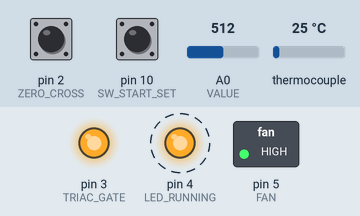
Simulated run of this sketch. Board: Arduino Uno, built with avr-gcc and run on an emulated ATmega328P. Parts: switched loads named in the sketch (green lamp = pin HIGH), output pins drawn as LEDs (lit = HIGH). Dashed ring = blinking. The inputs (shaded band) are chosen by the test bench; at power-on: pin 2 (ZERO_CROSS) HIGH, pin 10 (SW_START_SET) HIGH, A0 (VALUE) = 512, thermocouple 25 °C.

Above: at 0.8 s.
1.3 s: pin 2 (ZERO_CROSS) pulled LOW for 0.15 s
At 2.01 s:
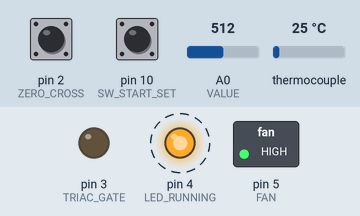
Timing chart, 0 to 10.3 s (numbered marks = the images above; inputs shaded):
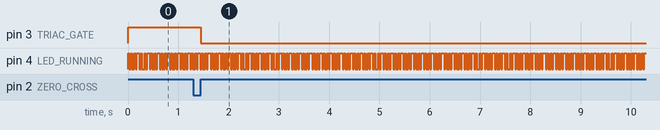

The sketch:

roaster.ino
```cpp
/*
Zerocross från AC dimmer modul kopplad till D2 med interrupt flagga.
Startar interrupt timer för att aktivera triac efter viss tid som bestäms av värdet i OCR1A register.

Värdet av OCR1A register styrs av PI(D) rutin som räknas ut från faktisk temperatur (thermocouple) och önskat värde Setpoint

Majoriteten av resterande kod är för LCD display rutin, läsa en rotary encoder och PWM för fläktkontroll.
*/


#include <max6675.h>                  // Library for Thermocouple
//#include <SSD1306AsciiAvrI2c.h>

//U8GLIB_SSD1306_128X64 oled(U8G_I2C_OPT_NONE);
//SSD1306AsciiAvrI2c oled;


//ROBOTDYN AC DIMMER
#define ZERO_CROSS 2
#define TRIAC_GATE 3    //initialase port for dimmer: name(PinNumber);

//RobotDyn MOSFET
#define FAN 5
volatile uint8_t fanDuty = 255, lastFanDuty = 255;


//MAX6675
#define THERMO_CLK 6
#define THERMO_CS  7
#define THERMO_DO  8
MAX6675 thermocouple(THERMO_CLK, THERMO_CS, THERMO_DO);

//Display updates
#define U_TEMP_IN 0x01
#define U_TEMP_SET 0x02
#define U_FAN 0x04
#define U_HEAT 0x08
#define U_SAMPLES 0x10
#define U_KP 0x20
#define U_KI 0x40
volatile uint8_t displayUpdate = 0xff;
volatile uint16_t nSamples = 0;

#define VALUE_COLUMN 90
#define LED_RUNNING 4
#define SW_STOP_MODE 9
#define SW_START_SET 10
#define PARAMETER A1
#define VALUE A0

// States and such
#define STATE_IDLE 0
#define STATE_RUNNING 1
uint8_t state = STATE_IDLE;
volatile uint16_t lastA = 0;
volatile uint16_t lastB = 0;

/*working variables*/
const float sampleTime = 250;
volatile float measuredTemp;
volatile uint16_t heat = 0;
volatile float tempSetPoint = 100;
volatile float pTerm, iTerm, dTerm;
const float kp = 8.0, ki = 0.4;
const int16_t outMin = 0, outMax = 247;

void setup() {
    pinMode(ZERO_CROSS, INPUT_PULLUP);
    pinMode(TRIAC_GATE, OUTPUT);
    pinMode(FAN, OUTPUT);
    pinMode(LED_RUNNING, OUTPUT);
    pinMode(SW_START_SET, INPUT_PULLUP);
    pinMode(SW_STOP_MODE, INPUT_PULLUP);

    OCR1A = 100;      //initialize the comparator
    TIMSK1 = 0x03;    //enable comparator A and overflow interrupts
    TCCR1A = 0x00;    //timer control registers set for normal operation, timer disabled
    TCCR1B = 0x00;    //timer control registers set for normal operation, timer disabled

    attachInterrupt(digitalPinToInterrupt(ZERO_CROSS), zeroCrossClock, RISING); /* flytta till loop? (med detach) om setpoint under x grade hoppa över*/

    //readA();
    //init_lcd();
    analogWrite(FAN, fanDuty);
}

//void init_lcd() {
//    oled.begin(&Adafruit128x64, 0x3C);
//    oled.setFont(System5x7);
//    oled.clear();
//    oled.println("Temperature: ");
//    oled.println("Set point: ");
//    oled.println("Fan duty: ");
//    oled.println("Heat power: ");
//    oled.println("Samples: ");
//    oled.println("kP: ");
//    oled.println("kI: ");
//}

//void prepare_lcd(unsigned int row) {
//    oled.setRow(row);
//    oled.setCol(VALUE_COLUMN);
//    oled.print("      ");
//    oled.setCol(VALUE_COLUMN);
//}

//void update_lcd() {
//    //displayUpdate = 0xff;
//    if (displayUpdate & U_TEMP_IN) {
//        prepare_lcd(0);
//        oled.print((uint16_t)measuredTemp);
//        displayUpdate &= ~U_TEMP_IN;
//    }
//    if (displayUpdate & U_TEMP_SET) {
//        prepare_lcd(1);
//        oled.print((uint16_t)tempSetPoint);
//        displayUpdate &= ~U_TEMP_SET;
//    }
//    if (displayUpdate & U_HEAT) {
//        prepare_lcd(3);
//        oled.print(heat);
//        displayUpdate &= ~U_HEAT;
//    }
//    return;
//    if (displayUpdate & U_FAN) {
//        prepare_lcd(2);
//        oled.print(fanDuty);
//        displayUpdate &= ~U_FAN;
//    }
//   // if (displayUpdate & U_SAMPLES) {
//   //     prepare_lcd(4);
//   //     oled.print(nSamples);
//   //     displayUpdate &= ~U_SAMPLES;
//   // }
//    if (displayUpdate & U_KP) {
//        prepare_lcd(5);
//        oled.print((uint16_t)pTerm);
//        displayUpdate &= ~U_KP;
//    }
//    if (displayUpdate & U_KI) {
//        prepare_lcd(6);
//        oled.print((uint16_t)iTerm);
//        displayUpdate &= ~U_KI;
//    }
//}


volatile bool _blink = 0;
bool blink() {
    return _blink = !_blink;
}

void zeroCrossClock() { //zero cross detect
    TCCR1B = 0x04; //start timer with divide by 256 input
    TCNT1 = 0;   //reset timer - count from zero, compare to OCR1A, trigger timer1_compa_vect
    OCR1A = 290 - heat; // set compare register to happen sooner if heat is higher, though never later than a clock cycle minus some slack
}

ISR(TIMER1_COMPA_vect) {    //comparator match
    digitalWrite(TRIAC_GATE, HIGH); //set TRIAC gate to high
    TCNT1 = 65535 - 3;    //trigger pulse width, set to 16bit max value - 64ms, triac latching time, overflow to OVF which turnsoff.
}

ISR(TIMER1_OVF_vect) {    //timer1 overflow
    digitalWrite(TRIAC_GATE, LOW); //turn off TRIAC gate
    TCCR1B = 0x00;          //disable timer stopd unintended triggers
}

int16_t compute() {
  float error = tempSetPoint - measuredTemp;
  pTerm = kp * error;
  iTerm += ((ki * sampleTime / 1000.0) * error);
  if (iTerm > 170.) iTerm = 170.;
  //iTerm = constrain(iTerm, (float)outMin, (float)outMax);

  return (int16_t)(pTerm + iTerm);
}

//void readA() {
//    uint16_t newA = analogRead(PARAMETER);
//    if (abs(lastA - newA) < 16) {
//        return;
//    }
//    lastA = newA;
//    fanDuty = map(newA, 0, 1023, 25, 255);
//    analogWrite(FAN, fanDuty);
//    displayUpdate |= U_FAN;
//}

void readB() {
    uint16_t newB = analogRead(VALUE);
    if (abs(lastB - newB) < 16) {
        return;
    }
    lastB = newB;
    tempSetPoint = (float)(((uint16_t)map(newB, 0, 1023, 180, 244)) / 5 * 5);
    displayUpdate |= U_TEMP_SET;
}

void loop() {
    bool is_at_set;
    digitalWrite(LED_RUNNING, blink());

    if (digitalRead(SW_START_SET) == LOW) {
        state = STATE_RUNNING;
        digitalWrite(LED_RUNNING, HIGH);
    }

    float tempInPrev = measuredTemp;
    measuredTemp = thermocouple.readCelsius();
    if (abs(measuredTemp - tempInPrev) > 0.5) {
        displayUpdate |= U_TEMP_IN;
    }

    is_at_set = abs(measuredTemp - tempSetPoint) < 4;

    heat = constrain(compute(), outMin, outMax);
    nSamples++;
    displayUpdate |= U_SAMPLES;
    displayUpdate |= U_KI | U_KP;

    //if (digitalRead(SW_STOP_MODE) == LOW) {
    //    readA();
    //}

    readB();

    //update_lcd();
    if (is_at_set) {
        delay(100);
    } else {
        delay(25);
        digitalWrite(LED_RUNNING, blink());
        delay(25);
        digitalWrite(LED_RUNNING, blink());
        delay(25);
        digitalWrite(LED_RUNNING, blink());
        delay(25);
        digitalWrite(LED_RUNNING, blink());
    }
}
```

Measured:
- after the input at 1.3 s, pin 3 (TRIAC_GATE): HIGH → LOW after 0.15 s
- by itself, pin 4 (LED_RUNNING): alternates HIGH for 0.03 s and LOW for 0.03 s
